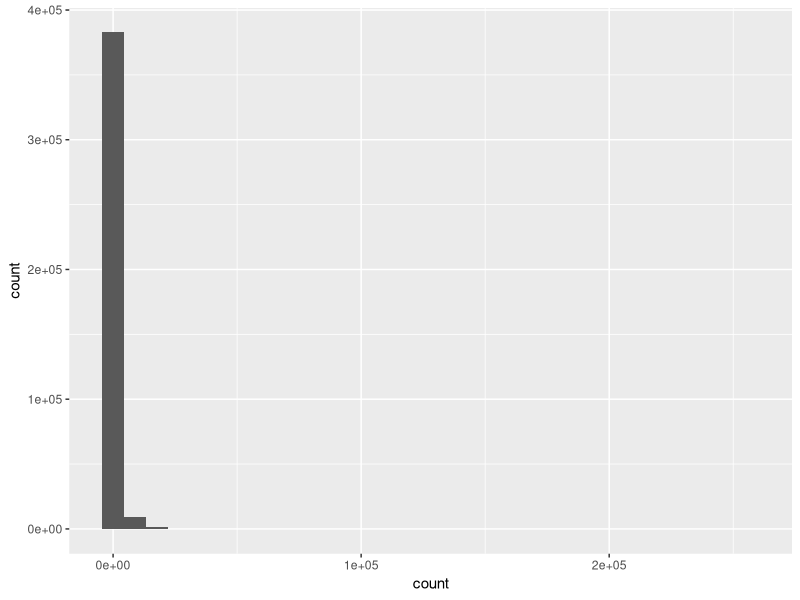
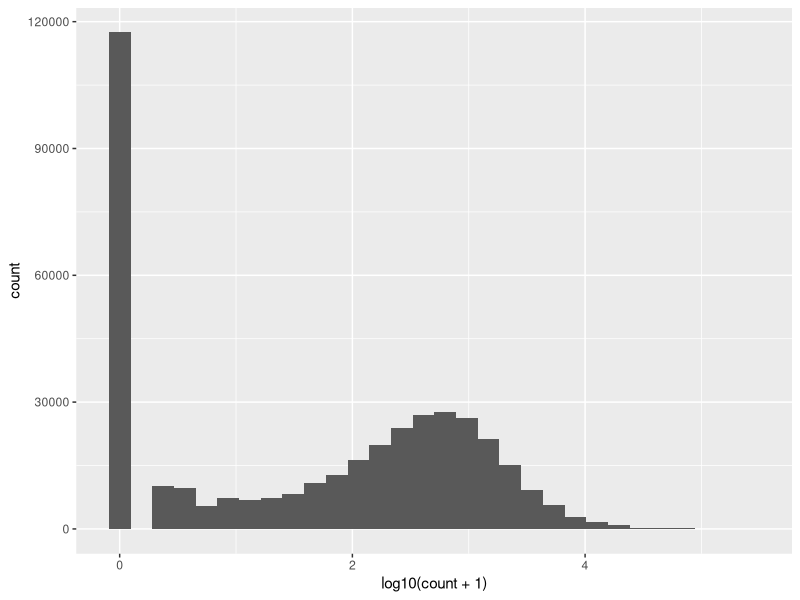
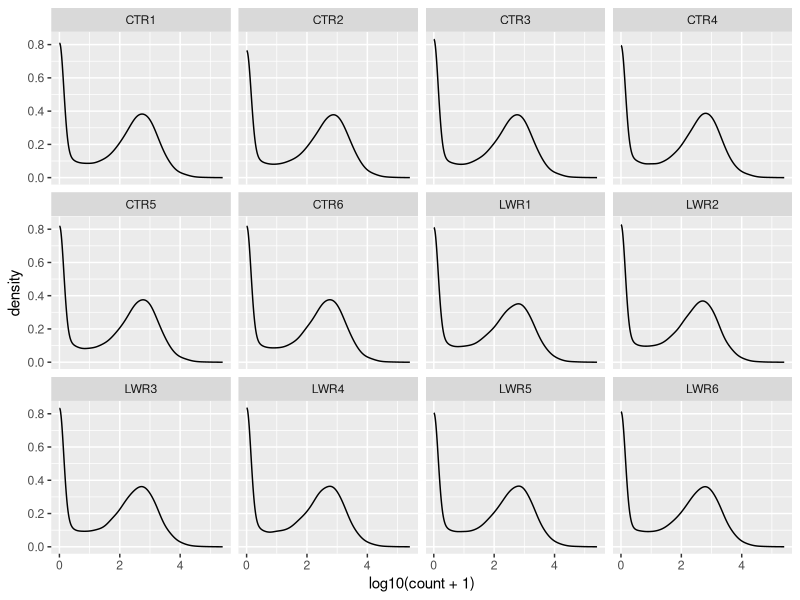
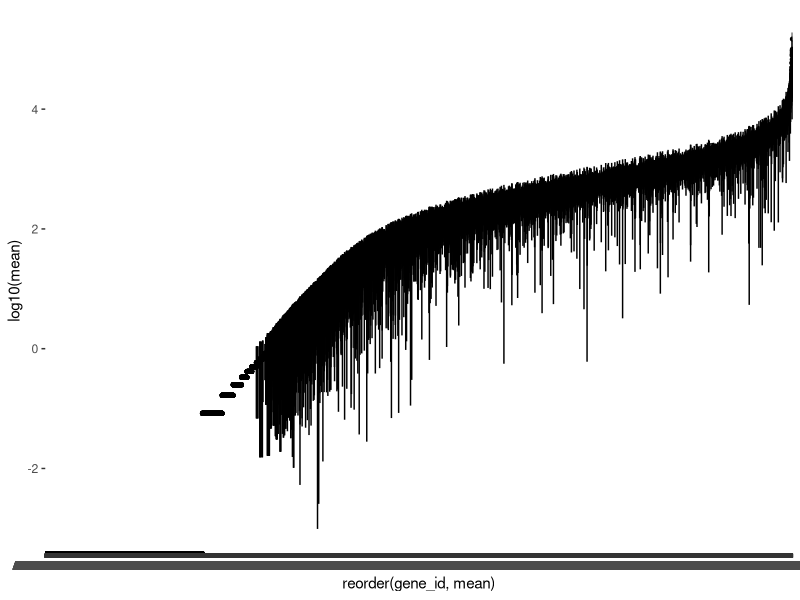
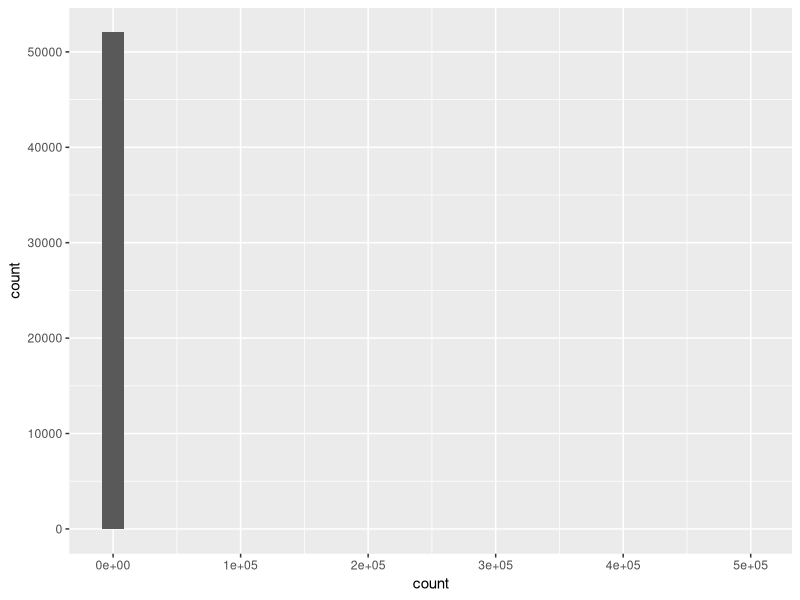
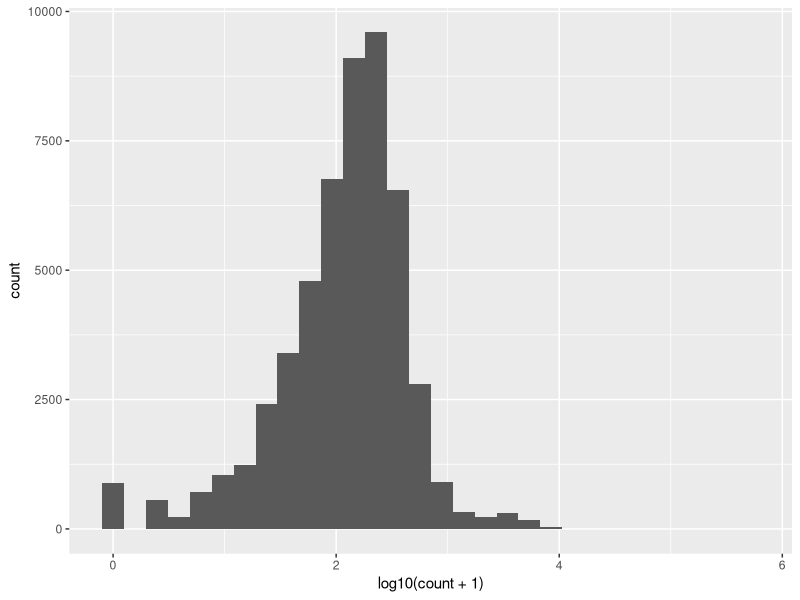
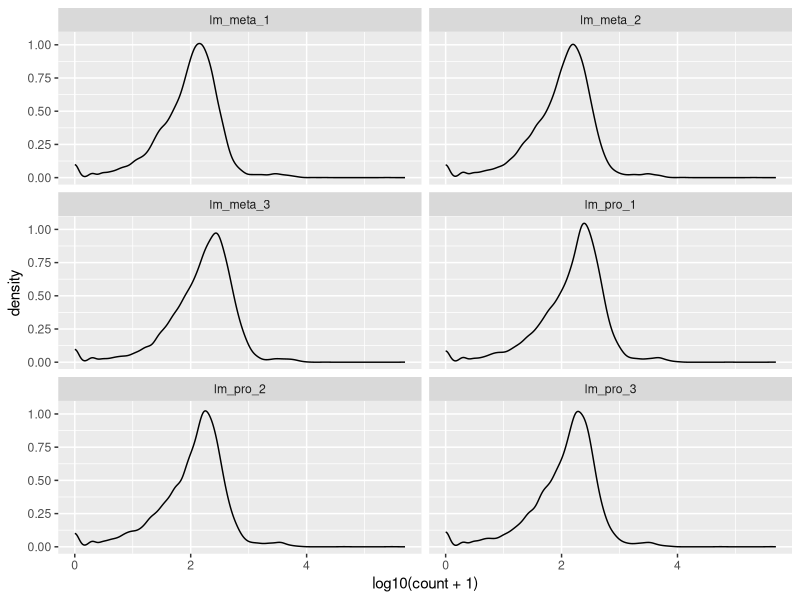
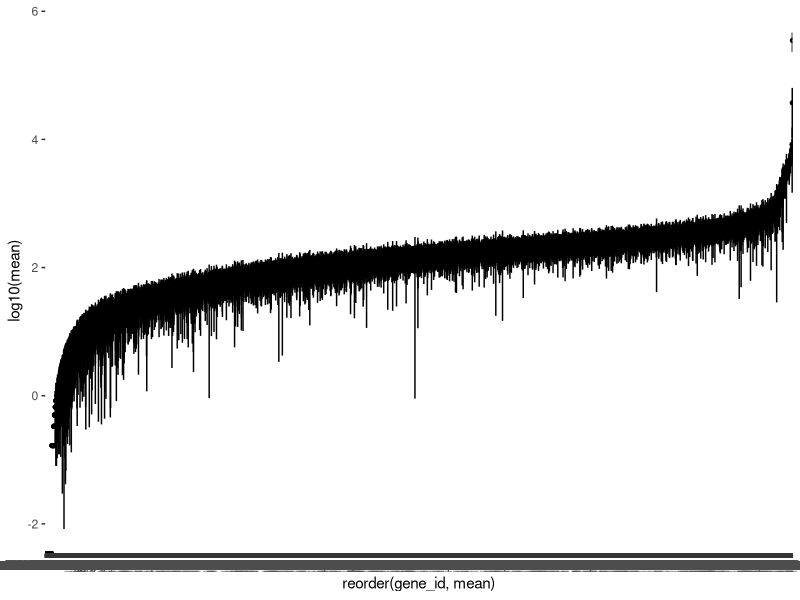

These figures' R source, in order: (Note: this script raises an error after producing the figures.)
## ---- chunk 1
library(tidyverse)
## ---- chunk 2
# 🎄 import the root data
root <- read_csv("data-raw/arabidopsis-root.csv")
## ---- chunk 3
root |>
  pivot_longer(cols = c(-gene_id, -gene_name),
               names_to = "sample",
               values_to = "count") |>
  ggplot(aes(x = count)) +
  geom_histogram()
## ---- chunk 4
root |>
  pivot_longer(cols = c(-gene_id, -gene_name),
               names_to = "sample",
               values_to = "count") |>
  ggplot(aes(x = log10(count + 1))) +
  geom_histogram()
## ---- chunk 5
# examine all the columns quickly
# works well with smaller numbers of column
summary(root)
## ---- chunk 6

root |>
  summarise(sum(CTR1 > 0),
            sum(CTR2 > 0),
            sum(CTR3 > 0),
            sum(CTR4 > 0),
            sum(CTR5 > 0),
            sum(CTR6 > 0),
            sum(LWR1 > 0),
            sum(LWR2 > 0),
            sum(LWR3 > 0),
            sum(LWR4 > 0),
            sum(LWR5 > 0),
            sum(LWR6 > 0))

## ---- chunk 7
root |>
  pivot_longer(cols = c(-gene_id, -gene_name),
               names_to = "sample",
               values_to = "count") |>
  group_by(sample) |>
  summarise(n_above_zero = sum(count > 0))
## ---- chunk 8
root |>
  pivot_longer(cols = c(-gene_id, -gene_name),
               names_to = "sample",
               values_to = "count") |>
  group_by(sample) |>
  summarise(min = min(count),
            lowerq = quantile(count, 0.25),
            mean = mean(count),
            median = median(count),
            upperq = quantile(count, 0.75),
            max = max(count),
            n_above_zero = sum(count > 0))
## ---- chunk 9
#| echo: false
#---CODING ANSWER---
root_summary_samp <- root |>
  pivot_longer(cols = c(-gene_id, -gene_name),
               names_to = "sample",
               values_to = "count") |>
  group_by(sample) |>
  summarise(min = min(count),
            lowerq = quantile(count, 0.25),
            mean = mean(count),
            median = median(count),
            upperq = quantile(count, 0.75),
            max = max(count),
            n_above_zero = sum(count > 0))
## ---- chunk 10
root |>
  pivot_longer(cols = c(-gene_id, -gene_name),
               names_to = "sample",
               values_to = "count") |>
  ggplot(aes(log10(count + 1))) +
  geom_density() +
  facet_wrap(. ~ sample, nrow = 3)
## ---- chunk 11
#| echo: false
#---CODING ANSWER---
# you need to group by `gene_id` rather than `sample_id`
# sum(count) will find the sum of counts
root_summary_gene <- root |>
  pivot_longer(cols = c(-gene_id, -gene_name),
               names_to = "sample",
               values_to = "count") |>
  group_by(gene_id) |>
  summarise(min = min(count),
            lowerq = quantile(count, 0.25),
            sd = sd(count),
            mean = mean(count),
            median = median(count),
            upperq = quantile(count, 0.75),
            max = max(count),
            total = sum(count),
            n_above_zero = sum(count > 0))
## ---- chunk 12
root_summary_gene |> 
  ggplot(aes(x = reorder(gene_id, mean), y = log10(mean))) +
  geom_pointrange(aes(ymin = log10(mean - sd), 
                      ymax = log10(mean + sd )),
                  size = 0.1)
## ---- chunk 13
# 💉 import the pro and meta leish data
pro <- read_csv("data-raw/leishmania-mex-pro.csv")
meta <- read_csv("data-raw/leishmania-mex-meta.csv")
## ---- chunk 14
#  combine the two datasets
pro_meta <- pro |>
  left_join(meta, 
            by = "gene_id")
## ---- chunk 15
pro_meta |>
  pivot_longer(cols = -gene_id,
               names_to = "sample",
               values_to = "count") |>
  ggplot(aes(x = count)) +
  geom_histogram()
## ---- chunk 16
pro_meta |>
  pivot_longer(cols = -gene_id,
               names_to = "sample",
               values_to = "count") |>
  ggplot(aes(x = log10(count + 1))) +
  geom_histogram()
## ---- chunk 17
# examine all the columns quickly
# works well with smaller numbers of column
summary(pro_meta)
## ---- chunk 18

pro_meta |>
  summarise(sum(lm_pro_1 > 0),
            sum(lm_pro_2 > 0),
            sum(lm_pro_3 > 0),
            sum(lm_meta_1 > 0),
            sum(lm_meta_2 > 0),
            sum(lm_meta_3 > 0))
## ---- chunk 19
pro_meta |>
  pivot_longer(cols = -gene_id,
               names_to = "sample",
               values_to = "count") |>
  group_by(sample) |>
  summarise(n_above_zero = sum(count > 0))
## ---- chunk 20
pro_meta |>
  pivot_longer(cols = -gene_id,
               names_to = "sample",
               values_to = "count") |>
  group_by(sample) |>
  summarise(min = min(count),
            lowerq = quantile(count, 0.25),
            mean = mean(count),
            median = median(count),
            upperq = quantile(count, 0.75),
            max = max(count),
            n_above_zero = sum(count > 0))
## ---- chunk 21
#| echo: false
#---CODING ANSWER---
pro_meta_summary_samp <- pro_meta |>
  pivot_longer(cols = -gene_id,
               names_to = "sample",
               values_to = "count") |>
  group_by(sample) |>
  summarise(min = min(count),
            lowerq = quantile(count, 0.25),
            mean = mean(count),
            median = median(count),
            upperq = quantile(count, 0.75),
            max = max(count),
            n_above_zero = sum(count > 0))
## ---- chunk 22
pro_meta |>
  pivot_longer(cols = -gene_id,
               names_to = "sample",
               values_to = "count") |>
  ggplot(aes(log10(count + 1))) +
  geom_density() +
  facet_wrap(. ~ sample, nrow = 3)
## ---- chunk 23
#| echo: false
#---CODING ANSWER---
# you need to group by `gene_id` rather than `sample_id`
# sum(count) will find the sum of counts
pro_meta_summary_gene <- pro_meta |>
  pivot_longer(cols = -gene_id,
               names_to = "sample",
               values_to = "count") |>
  group_by(gene_id) |>
  summarise(min = min(count),
            lowerq = quantile(count, 0.25),
            sd = sd(count),
            mean = mean(count),
            median = median(count),
            upperq = quantile(count, 0.75),
            max = max(count),
            total = sum(count),
            n_above_zero = sum(count > 0))
## ---- chunk 24
pro_meta_summary_gene |> 
  ggplot(aes(x = reorder(gene_id, mean), y = log10(mean))) +
  geom_pointrange(aes(ymin = log10(mean - sd), 
                      ymax = log10(mean + sd )),
                  size = 0.1)
## ---- chunk 25
# 🐭 import the hspc and prog data
hspc <- read_csv("data-raw/surfaceome_hspc.csv")
prog <- read_csv("data-raw/surfaceome_prog.csv")
## ---- chunk 26
#  combine the two datasets
hspc_prog <- hspc |>
  left_join(prog, 
            by = "ensembl_gene_id")
## ---- chunk 27
hspc_prog |>
  pivot_longer(cols = -ensembl_gene_id,
               names_to = "cell",
               values_to = "expr") |> 
  ggplot(aes(x = expr)) +
  geom_histogram()
## ---- chunk 28
hspc_prog_summary_cell <- hspc_prog |>
  pivot_longer(cols = -ensembl_gene_id,
               names_to = "cell",
               values_to = "expr") |>
  group_by(cell) |>
  summarise(min = min(expr),
            lowerq = quantile(expr, 0.25),
            sd = sd(expr),
            mean = mean(expr),
            median = median(expr),
            upperq = quantile(expr, 0.75),
            max = max(expr),
            total = sum(expr),
            n_above_zero = sum(expr > 0))
## ---- chunk 29
hspc_prog_summary_cell |> 
  ggplot(aes(x = cell, y = mean)) +
  geom_pointrange(aes(ymin = mean - sd, 
                      ymax = mean + sd ),
                  size = 0.1)
## ---- chunk 30
hspc_prog_summary_cell |> 
  ggplot(aes(x = reorder(cell, mean), y = mean)) +
  geom_pointrange(aes(ymin = mean - sd, 
                      ymax = mean + sd ),
                  size = 0.1)
## ---- chunk 31
#| echo: false
#---CODING ANSWER---
# you need to group by `ensembl_gene_id` rather than `cell`
# sum(expr) will find the total expression in a gene
hspc_prog_summary_gene <- hspc_prog |>
  pivot_longer(cols = -ensembl_gene_id,
               names_to = "cell",
               values_to = "expr") |>
  group_by(ensembl_gene_id) |>
  summarise(min = min(expr),
            lowerq = quantile(expr, 0.25),
            sd = sd(expr),
            mean = mean(expr),
            median = median(expr),
            upperq = quantile(expr, 0.75),
            max = max(expr),
            total = sum(expr),
            n_above_zero = sum(expr > 0))
## ---- chunk 32
hspc_prog_summary_gene |> 
  ggplot(aes(x = reorder(ensembl_gene_id, mean), y = mean)) +
  geom_pointrange(aes(ymin = mean - sd, 
                      ymax = mean + sd),
                  size = 0.1)


## ---- chunk 33
root_summary_gene_filtered <- root_summary_gene |> 
  filter(total > 20) |> 
  filter(n_above_zero >= 6)
## ---- chunk 34
root_filtered <- root |> 
  filter(gene_id %in%  root_summary_gene_filtered$gene_id)
## ---- chunk 35
write_csv(root_filtered, 
          file = "data-processed/root_filtered.csv")
## ---- chunk 36
pro_meta_summary_gene_filtered <- pro_meta_summary_gene |> 
  filter(total > 20) |> 
  filter(n_above_zero >= 3)
## ---- chunk 37
pro_meta_filtered <- pro_meta |> 
  filter(gene_id %in%  pro_meta_summary_gene_filtered$gene_id)
## ---- chunk 38
write_csv(pro_meta_filtered, 
          file = "data-processed/pro_meta_filtered.csv")
## ---- chunk 39
hspc_prog |> 
  rowwise() |> 
  filter(sum(c_across(HSPC_001:Prog_852)) == 0)

## ---- chunk 40
write_csv(hspc_prog, 
          file = "data-processed/hspc_prog.csv")
